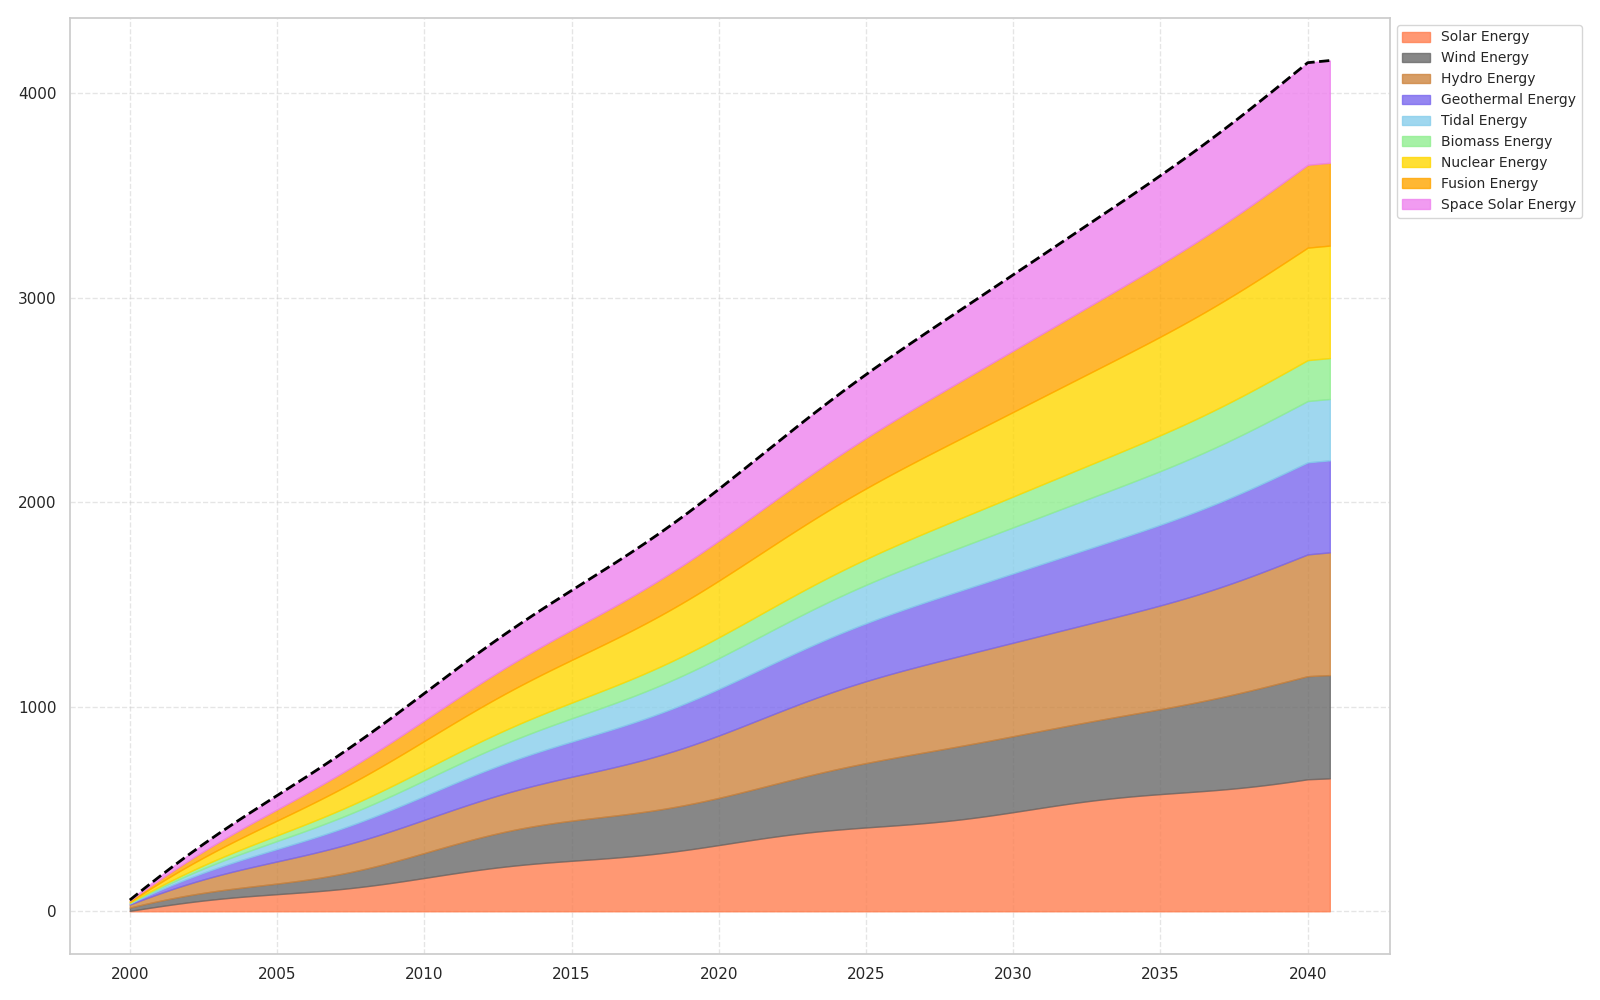

Generate this figure with Python:
import matplotlib.pyplot as plt
import numpy as np

years = np.arange(2000, 2041, 0.25)

solar_energy = np.interp(years, np.arange(2000, 2041), np.linspace(2, 650, 41)) + 10 * np.sin(np.linspace(0, 8 * np.pi, len(years)))
wind_energy = solar_energy + np.interp(years, np.arange(2000, 2041), np.linspace(1, 490, 41)) + 15 * np.cos(np.linspace(0, 6 * np.pi, len(years)))
hydro_energy = wind_energy + np.interp(years, np.arange(2000, 2041), np.linspace(15, 600, 41)) + 20 * np.sin(np.linspace(0, 4 * np.pi, len(years)))
geothermal_energy = hydro_energy + np.interp(years, np.arange(2000, 2041), np.linspace(5, 450, 41))
tidal_energy = geothermal_energy + np.interp(years, np.arange(2000, 2041), np.linspace(2, 300, 41))
biomass_energy = tidal_energy + np.interp(years, np.arange(2000, 2041), np.linspace(3, 200, 41))
nuclear_energy = biomass_energy + np.interp(years, np.arange(2000, 2041), np.linspace(4, 550, 41))

# Adding made-up energy sources
fusion_energy = nuclear_energy + np.interp(years, np.arange(2000, 2041), np.linspace(1, 400, 41)) + 5 * np.cos(np.linspace(0, 2 * np.pi, len(years)))
space_solar_energy = fusion_energy + np.interp(years, np.arange(2000, 2041), np.linspace(2, 500, 41)) + 5 * np.sin(np.linspace(0, 2 * np.pi, len(years)))

fig, ax = plt.subplots(figsize=(16, 10))

ax.fill_between(years, solar_energy, color='coral', alpha=0.8, label='Solar Energy')
ax.fill_between(years, solar_energy, wind_energy, color='dimgrey', alpha=0.8, label='Wind Energy')
ax.fill_between(years, wind_energy, hydro_energy, color='peru', alpha=0.8, label='Hydro Energy')
ax.fill_between(years, hydro_energy, geothermal_energy, color='mediumslateblue', alpha=0.8, label='Geothermal Energy')
ax.fill_between(years, geothermal_energy, tidal_energy, color='skyblue', alpha=0.8, label='Tidal Energy')
ax.fill_between(years, tidal_energy, biomass_energy, color='lightgreen', alpha=0.8, label='Biomass Energy')
ax.fill_between(years, biomass_energy, nuclear_energy, color='gold', alpha=0.8, label='Nuclear Energy')
ax.fill_between(years, nuclear_energy, fusion_energy, color='orange', alpha=0.8, label='Fusion Energy')
ax.fill_between(years, fusion_energy, space_solar_energy, color='violet', alpha=0.8, label='Space Solar Energy')

ax.grid(linestyle='--', alpha=0.5)
ax.plot(years, space_solar_energy, color='black', linestyle='--', linewidth=2)

ax.legend(loc='upper left', bbox_to_anchor=(1, 1), fontsize=10)

plt.tight_layout()
plt.show()
